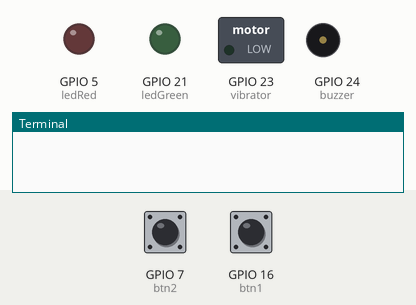
Bench run of a program on a simulated Raspberry Pi (BCM pin numbers). Parts: switched loads named in the program (green lamp = pin HIGH), output pins drawn as LEDs (lit = HIGH), buzzer (waves = sounding, pin HIGH), the last lines printed to the terminal. The test bench sets the inputs (shaded band); at power-on: GPIO 7 (btn2) HIGH, GPIO 16 (btn1) HIGH.

Above: at 1.2 s.
1.3 s: GPIO 7 (btn2) pulled LOW for 0.15 s
At 2.3 s:
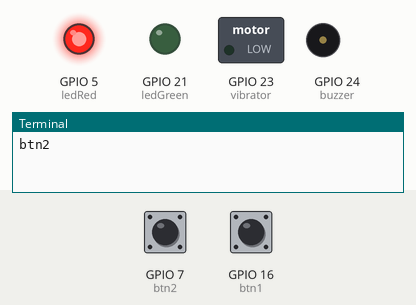
3.4 s: GPIO 16 (btn1) pulled LOW for 0.15 s
At 5.1 s:
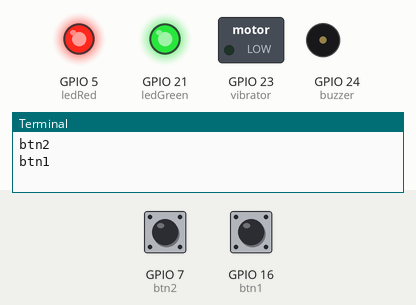
5.5 s: GPIO 7 (btn2) pulled LOW for 1 s
At 8.0 s:
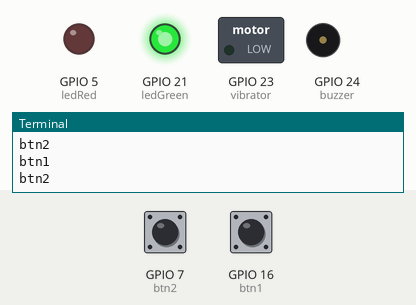
8.5 s: GPIO 16 (btn1) pulled LOW for 1 s
At 9.9 s:
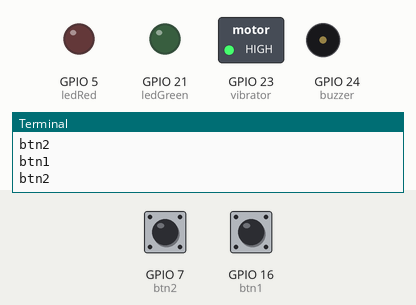
11.5 s: GPIO 16 (btn1) pulled LOW for 0.15 s
At 12.0 s:
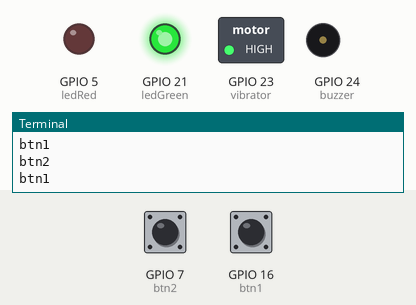
13.6 s: GPIO 7 (btn2) pulled LOW for 0.15 s
At 14.1 s:
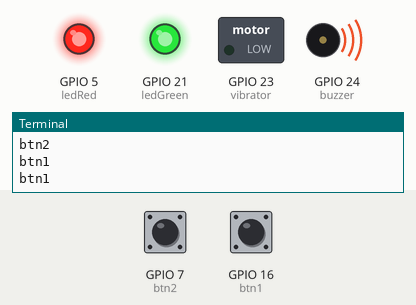
Timing chart, 0 to 16.6 s (numbered marks = the images above; inputs shaded):
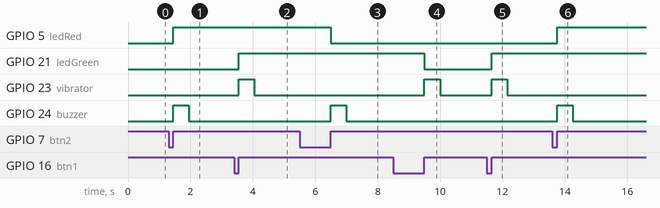

Measured:
- after the input at 1.3 s, GPIO 5 (ledRed): LOW → HIGH after 0.15 s; GPIO 24 (buzzer): LOW → HIGH after 0.15 s, → LOW 0.50 s later
- after the input at 3.4 s, GPIO 21 (ledGreen): LOW → HIGH after 0.15 s; GPIO 23 (vibrator): LOW → HIGH after 0.15 s, → LOW 0.50 s later
- after the input at 5.5 s, GPIO 5 (ledRed): HIGH → LOW after 1.0 s; GPIO 24 (buzzer): LOW → HIGH after 1.0 s, → LOW 0.50 s later
- after the input at 8.5 s, GPIO 21 (ledGreen): HIGH → LOW after 1.0 s; GPIO 23 (vibrator): LOW → HIGH after 1.0 s, → LOW 0.50 s later
- after the input at 11.5 s, GPIO 21 (ledGreen): LOW → HIGH after 0.15 s; GPIO 23 (vibrator): LOW → HIGH after 0.15 s, → LOW 0.50 s later
- after the input at 13.6 s, GPIO 5 (ledRed): LOW → HIGH after 0.15 s; GPIO 24 (buzzer): LOW → HIGH after 0.15 s, → LOW 0.50 s later

The program:

main.py
```python
import signal
import sys
import RPi.GPIO as GPIO
import time

# btn1 = 8
btn2 = 7
btn1 = 16
vibrator = 23  # GPIO23
buzzer = 24    # GPIO24
#ledGreen = 6
ledGreen = 21
ledRed = 5

last_ledGreen_state = 0
last_ledRed_state = 0

GPIO.setmode(GPIO.BCM)
GPIO.setup(btn1, GPIO.IN, pull_up_down=GPIO.PUD_UP)
GPIO.setup(btn2, GPIO.IN, pull_up_down=GPIO.PUD_UP)
GPIO.setup(vibrator, GPIO.OUT, initial=GPIO.LOW)
GPIO.setup(buzzer, GPIO.OUT, initial=GPIO.LOW)
GPIO.setup(ledGreen, GPIO.OUT, initial=GPIO.LOW)
GPIO.setup(ledRed, GPIO.OUT, initial=GPIO.LOW)

def signal_handler(sig, frame):
    GPIO.cleanup()
    sys.exit(0)


def button_pressed_callback1(channel):
    global last_ledGreen_state
    GPIO.output(ledGreen, not last_ledGreen_state)
    last_ledGreen_state = not last_ledGreen_state
    GPIO.output(vibrator, GPIO.HIGH)
    time.sleep(0.5)
    GPIO.output(vibrator, GPIO.LOW)
    print("btn1")

def button_pressed_callback2(channel):
    global last_ledRed_state
    GPIO.output(ledRed, not last_ledRed_state)
    last_ledRed_state = not last_ledRed_state
    GPIO.output(buzzer, GPIO.HIGH)
    time.sleep(0.5)
    GPIO.output(buzzer, GPIO.LOW)
    print("btn2")

if __name__ == '__main__':
    try:
        GPIO.add_event_detect(btn1, GPIO.RISING, callback=button_pressed_callback1, bouncetime=1000)
        GPIO.add_event_detect(btn2, GPIO.RISING, callback=button_pressed_callback2, bouncetime=1000)
        signal.signal(signal.SIGINT, signal_handler)
        signal.pause()

    except KeyboardInterrupt:
        print("error")
        GPIO.cleanup()

    finally:
        GPIO.cleanup()
```
